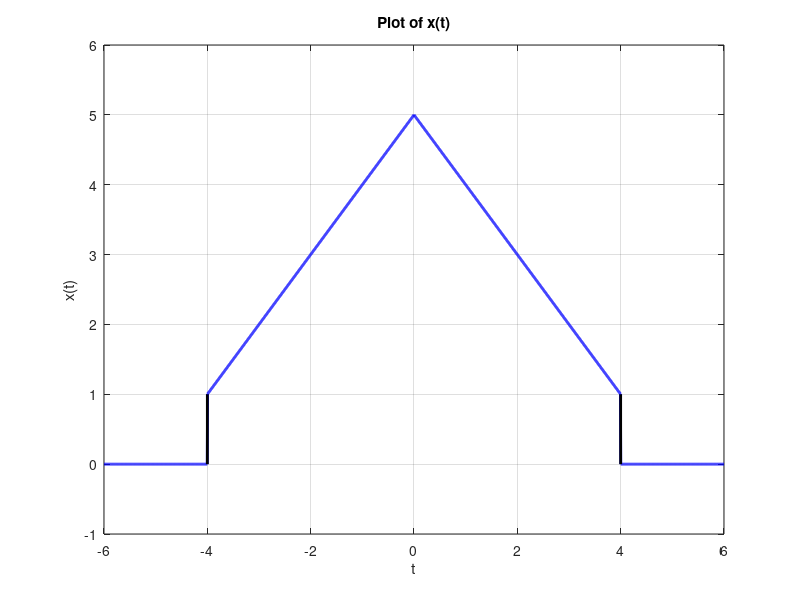

Source code (MATLAB):
% clear the command window, workspace, and close all figures
clc;
clear;
close all;

% 1) Define a time axis
t = linspace(-6, 6, 2001);
%   linspace(a, b, N) returns an N-point row vector of values 
%   linearly spaced between a and b. Here we go from t=–6 to t=+6
%   in 2001 steps (so Δt≈0.006).

% 2) Pre-allocate the output signal x(t) as all zeros
x = zeros(size(t));
%   zeros(M, N) makes an M×N array of zeros.  Here we use
%   zeros(size(t)) to get a vector the same length as t.

% 3) Fill in the “left” ramp: for –4 ≤ t ≤ 0, x = t + 5
idx1 = (t >= -4) & (t <= 0);
x(idx1) = t(idx1) + 5;
%   (t >= -4) & (t <= 0) is a logical vector selecting just
%   those t-values.  We then assign x = t+5 on that region.

% 4) Fill in the “right” ramp: for 0 < t ≤ 4, x = 5 – t
idx2 = (t > 0) & (t <= 4);
x(idx2) = 5 - t(idx2);

% 5) Everything else stays zero (since x was initialized to zeros)

% 6) Plot the result
figure;                   % opens a new figure window
plot(t, x, 'b', 'LineWidth', 2);
%   plot(X, Y, S, ...) plots Y versus X.  Here 'b' means blue line,
%   and 'LineWidth',2 makes the line thicker.

xlabel('t');              % label the horizontal axis
ylabel('x(t)');           % label the vertical axis
title('Plot of x(t)');    % give the plot a title
grid on;                  % turn on the background grid

% 7) (Optional) enforce nice vertical drop at t=±4 by explicitly drawing
hold on;
plot([-4 -4], [0 1], 'k', 'LineWidth', 2);
plot([ 4  4], [0 1], 'k', 'LineWidth', 2);
hold off;

axis([-6 6 -1 6]);        % [xmin xmax ymin ymax] to frame the plot neatly
